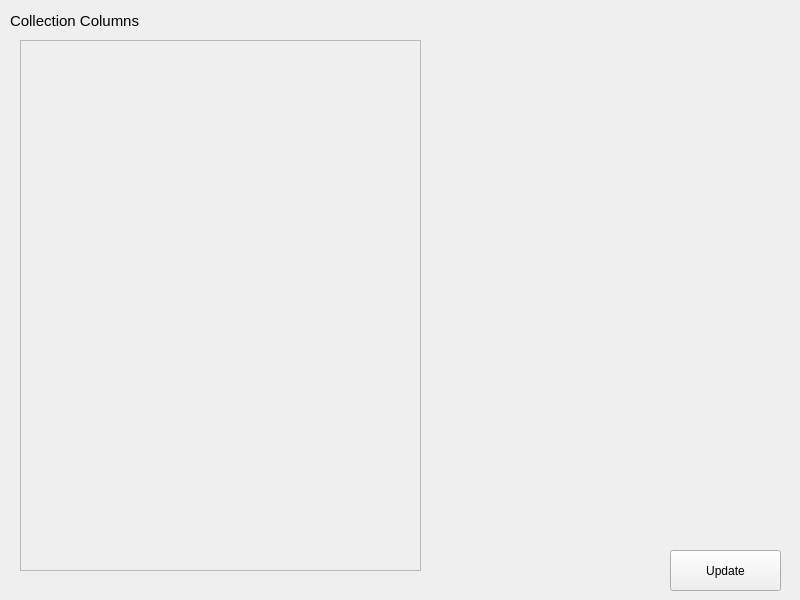
<?xml version="1.0" encoding="UTF-8"?>
<ui version="4.0">
 <class>MainWindow</class>
 <widget class="QMainWindow" name="MainWindow">
  <property name="geometry">
   <rect>
    <x>0</x>
    <y>0</y>
    <width>800</width>
    <height>600</height>
   </rect>
  </property>
  <property name="windowTitle">
   <string>MainWindow</string>
  </property>
  <widget class="QWidget" name="centralwidget">
   <property name="minimumSize">
    <size>
     <width>800</width>
     <height>600</height>
    </size>
   </property>
   <property name="maximumSize">
    <size>
     <width>800</width>
     <height>600</height>
    </size>
   </property>
   <widget class="QWidget" name="fieldsContainerWidget" native="true">
    <property name="geometry">
     <rect>
      <x>10</x>
      <y>30</y>
      <width>421</width>
      <height>551</height>
     </rect>
    </property>
    <widget class="QScrollArea" name="scrollArea">
     <property name="geometry">
      <rect>
       <x>10</x>
       <y>10</y>
       <width>401</width>
       <height>531</height>
      </rect>
     </property>
     <property name="widgetResizable">
      <bool>true</bool>
     </property>
     <widget class="QWidget" name="fieldsWidget">
      <property name="geometry">
       <rect>
        <x>0</x>
        <y>0</y>
        <width>399</width>
        <height>529</height>
       </rect>
      </property>
     </widget>
    </widget>
   </widget>
   <widget class="QLabel" name="label">
    <property name="geometry">
     <rect>
      <x>10</x>
      <y>10</y>
      <width>421</width>
      <height>21</height>
     </rect>
    </property>
    <property name="font">
     <font>
      <pointsize>11</pointsize>
     </font>
    </property>
    <property name="text">
     <string>Collection Columns</string>
    </property>
   </widget>
   <widget class="QPushButton" name="updateButton">
    <property name="geometry">
     <rect>
      <x>670</x>
      <y>550</y>
      <width>111</width>
      <height>41</height>
     </rect>
    </property>
    <property name="text">
     <string>Update</string>
    </property>
   </widget>
  </widget>
 </widget>
 <resources/>
 <connections/>
</ui>
